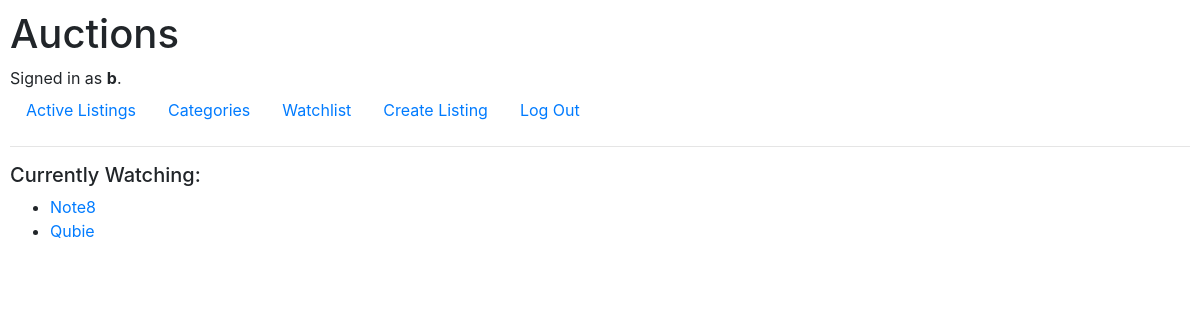
Page /watchlist (signed in) on the earlier database version.
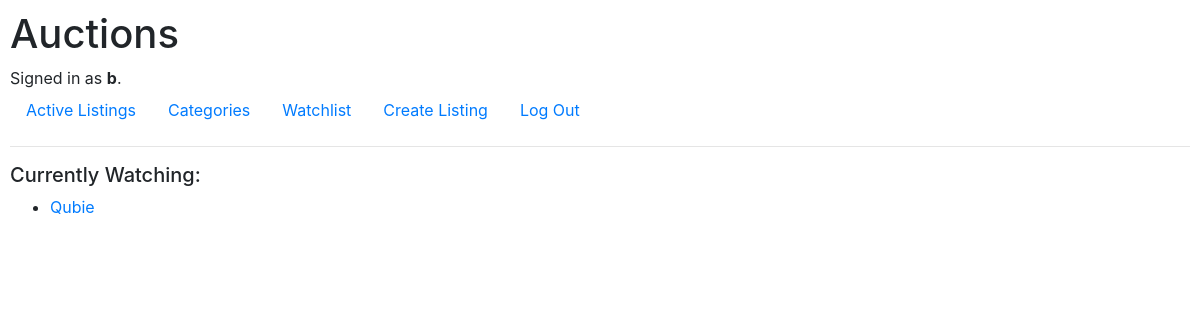
Same page on the later database version.
### auctions/models.py (models this page shows, shortened)
class User(AbstractUser):
    pass

class Watchlist(models.Model):
    id = models.AutoField(auto_created=True, primary_key=True)
    user = models.ForeignKey(User, on_delete=models.CASCADE, related_name="watchlist_user")
    listing = models.ForeignKey(Listing, on_delete=models.CASCADE, related_name="watchlist_listing")

class Listing(models.Model):
    id = models.AutoField(auto_created=True, primary_key=True)
    title = models.CharField(max_length=64)
    description = models.CharField(max_length=250)
    init_bid = models.IntegerField(default=0)
    currentbid = models.ForeignKey(CurrentBid, on_delete=models.CASCADE, blank=True, default=None, related_name="bids")
    createdby = models.ForeignKey(User, on_delete=models.CASCADE, related_name="listing_creator")
    image = models.TextField(blank=True)
    category = models.ManyToManyField(Category, related_name='listing_category')
    active = models.BooleanField()
    def __str__(self):
        return f"{self.title}"

### auctions/views.py (the view, shortened to what this page needs)
# urls.py: path("watchlist", views.watchlist, name="watchlist"),
@login_required(login_url="/login")
def watchlist(request):
    if request.method == "GET":
        watchlist = Watchlist.objects.all().filter(user=request.user)
        return render(request, "auctions/watchlist.html", {
            "watchlist": watchlist
        })

### auctions/templates/auctions/watchlist.html
{% extends "auctions/layout.html" %}
{% block body %}
<h5>Currently Watching:</h5>
<ul>
    {% for items in watchlist %}
    <li>
        <a href="{% url 'listing' items.listing.id %}">
            {{items.listing}}
        </a>
    </li>
    {% endfor %}
</ul>
{% endblock %}

### auctions/templates/auctions/layout.html (shortened to what this page needs)
{% load static %}
<!DOCTYPE html>
<html lang="en">
    <head>
        <link rel="stylesheet" href="https://stackpath.bootstrapcdn.com/bootstrap/4.4.1/css/bootstrap.min.css">
        <link href="{% static 'auctions/styles.css' %}" rel="stylesheet">
    </head>
    <body>
        <h1>Auctions</h1>
        <div>
            {% if user.is_authenticated %}
                Signed in as <strong>{{ user.username }}</strong>.
            {% else %}
                Not signed in.
            {% endif %}
        </div>
        <ul class="nav">
            <li class="nav-item">
                <a class="nav-link" href="{% url 'index' %}">Active Listings</a>
            </li>
            {% if user.is_authenticated %}
                <li class="nav-item">
                    <a class="nav-link" href="{% url 'categories' %}">Categories</a>
                </li>
                <li class="nav-item">
                    <a class="nav-link" href="{% url 'watchlist' %}">Watchlist</a>
                </li>
                <li class="nav-item">
                    <a class="nav-link" href="{% url 'createlisting' %}">Create Listing</a>
                </li>
                <li class="nav-item">
                    <a class="nav-link" href="{% url 'logout' %}">Log Out</a>
                </li>
            {% endif %}
        </ul>
        <hr>
        {% block body %}
        {% endblock %}
    </body>
</html>

### auctions/static/auctions/styles.css (style rules this page uses)
body { padding: 10px; }

Differences in the rows shown:
removed Watchlist: listing "Note8"
